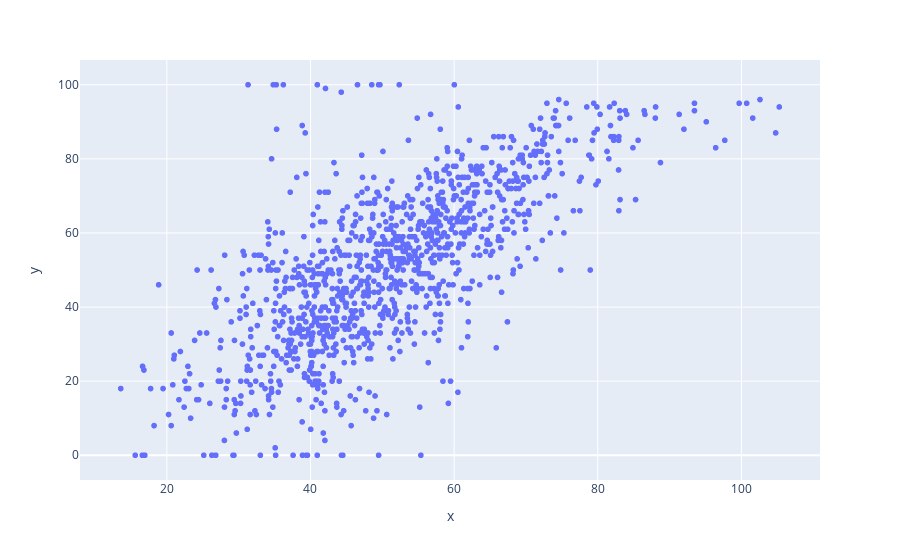

The notebook cell this image was saved under:
### Markdown cell above
## Dump Model Log

### Code cell


### Figure 1 — Plotly figure (JSON) as saved in the notebook; plotly's stock layout.template omitted (floating-point values rounded to 4 significant figures; data arrays with more than 128 entries replaced by an {"elided": "..."} marker saying what was removed)
{"data": [{"hovertemplate": "x=%{x}<br>y=%{y}<extra></extra>", "legendgroup": "", "marker": {"color": "#636efa", "symbol": "circle"}, "mode": "markers", "name": "", "showlegend": false, "type": "scattergl", "x": {"elided": "1151 float values"}, "xaxis": "x", "y": {"elided": "1151 int values"}, "yaxis": "y"}], "layout": {"autosize": true, "legend": {"tracegroupgap": 0}, "margin": {"t": 60}, "xaxis": {"anchor": "y", "autorange": true, "domain": [0, 1], "range": [8.226, 110.6], "title": {"text": "x"}, "type": "linear"}, "yaxis": {"anchor": "x", "autorange": true, "domain": [0, 1], "range": [-7.743, 107.7], "title": {"text": "y"}, "type": "linear"}}}
